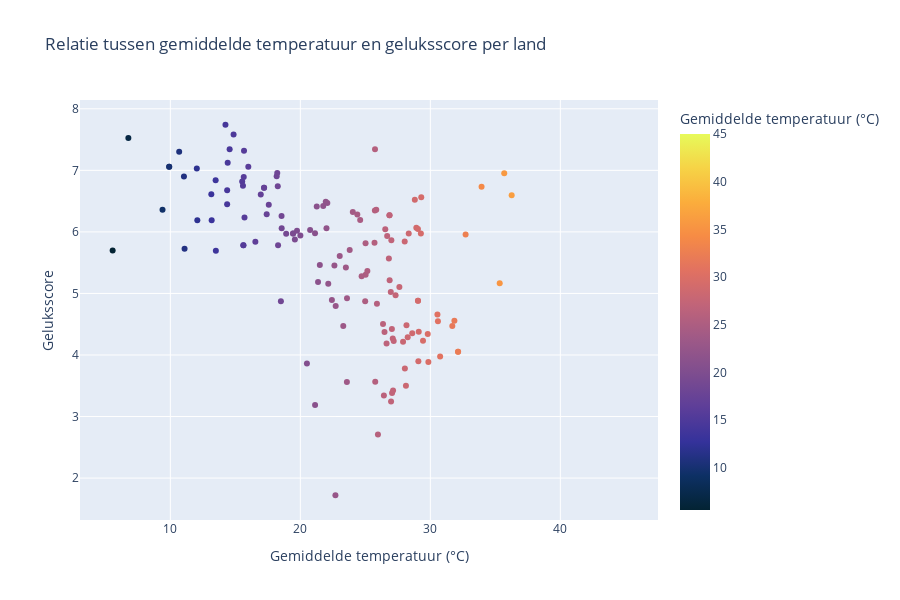

Notebook code cell kept with this figure:
### Markdown cell above
> *Figuur X: Vivamus elementum semper nisi. Aenean vulputate eleifend tellus. Aenean leo ligula, porttitor eu, consequat vitae, eleifend ac, enim. Aliquam lorem ante, dapibus in, viverra quis, feugiat a, tellus.*

### Code cell
fig = px.scatter(
    df123,
    x="temperature_celsius",
    y="Ladder score",
    hover_name="country",
    color="temperature_celsius",  # of kleur op continent als je die variabele hebt
    color_continuous_scale="thermal",
    labels={
        "temperature_celsius": "Gemiddelde temperatuur (°C)",
        "Ladder score": "Geluksscore"
    },
    title="Relatie tussen gemiddelde temperatuur en geluksscore per land"
)

fig.update_layout(width=900, height=600)
fig.show()

### Figure 1 — Plotly figure (JSON) as saved in the notebook; plotly's stock layout.template omitted (floating-point values rounded to 4 significant figures; data arrays with more than 128 entries replaced by an {"elided": "..."} marker saying what was removed)
{"data": [{"hovertemplate": "<b>%{hovertext}</b><br><br>Gemiddelde temperatuur (°C)=%{marker.color}<br>Geluksscore=%{y}<extra></extra>", "hovertext": {"elided": "217 str values"}, "legendgroup": "", "marker": {"color": {"elided": "217 float values"}, "coloraxis": "coloraxis", "symbol": "circle"}, "mode": "markers", "name": "", "orientation": "v", "showlegend": false, "type": "scatter", "x": {"elided": "217 float values"}, "xaxis": "x", "y": {"elided": "217 float values"}, "yaxis": "y"}], "layout": {"coloraxis": {"colorbar": {"title": {"text": "Gemiddelde temperatuur (°C)"}}, "colorscale": [[0, "rgb(3, 35, 51)"], [0.09091, "rgb(13, 48, 100)"], [0.1818, "rgb(53, 50, 155)"], [0.2727, "rgb(93, 62, 153)"], [0.3636, "rgb(126, 77, 143)"], [0.4545, "rgb(158, 89, 135)"], [0.5455, "rgb(193, 100, 121)"], [0.6364, "rgb(225, 113, 97)"], [0.7273, "rgb(246, 139, 69)"], [0.8182, "rgb(251, 173, 60)"], [0.9091, "rgb(246, 211, 70)"], [1, "rgb(231, 250, 90)"]]}, "height": 600, "legend": {"tracegroupgap": 0}, "title": {"text": "Relatie tussen gemiddelde temperatuur en geluksscore per land"}, "width": 900, "xaxis": {"anchor": "y", "autorange": true, "domain": [0, 1], "range": [3.042, 47.52], "title": {"text": "Gemiddelde temperatuur (°C)"}, "type": "linear"}, "yaxis": {"anchor": "x", "autorange": true, "domain": [0, 1], "range": [1.319, 8.143], "title": {"text": "Geluksscore"}, "type": "linear"}}}
